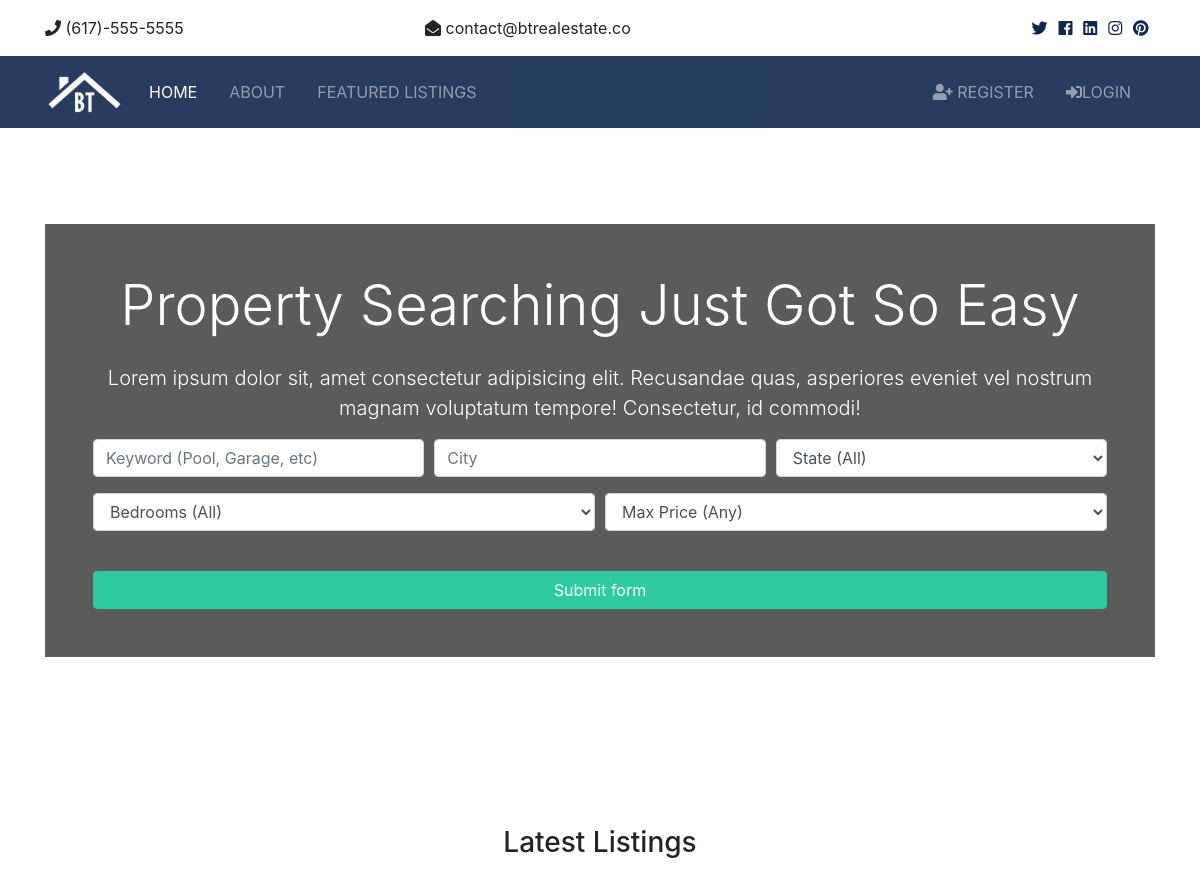
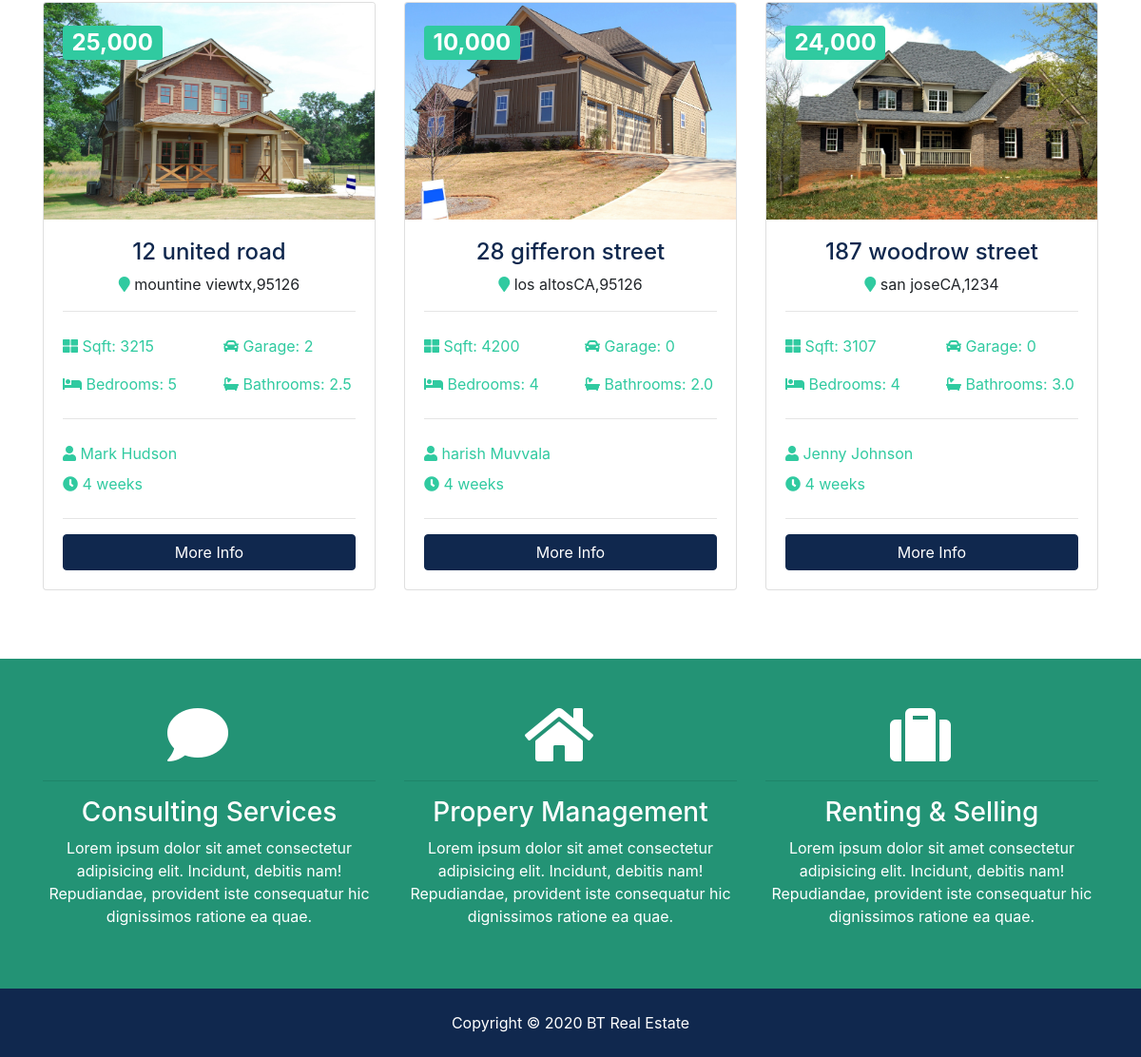
The page / on the database its author committed (2 pictures, top to bottom).
### listings/models.py (models this page shows, shortened)
class Listings(models.Model):
    realtor=models.ForeignKey(Realtor,on_delete=models.DO_NOTHING)
    title=models.CharField(max_length=200)
    city=models.CharField(max_length=100)
    state=models.CharField(max_length=50)
    zipcode=models.CharField(max_length=10)
    description=models.TextField()
    bedrooms=models.IntegerField()
    bathrooms=models.DecimalField(max_digits=2,decimal_places=1)
    garage=models.IntegerField(default=0)
    sqft=models.IntegerField()
    lot_size=models.DecimalField(max_digits=5,decimal_places=2)
    price=models.IntegerField(default=False)
    is_published=models.BooleanField(default=True)
    list_date=models.DateTimeField(default=datetime.now)
    photo_main=models.ImageField(upload_to='photos/%y/%m/%d')
    photo_1 = models.ImageField(upload_to='photos/%y/%m/%d',blank=True)
    photo_2 = models.ImageField(upload_to='photos/%y/%m/%d',blank=True)
    photo_3 = models.ImageField(upload_to='photos/%y/%m/%d',blank=True)
    photo_4 = models.ImageField(upload_to='photos/%y/%m/%d',blank=True)
    photo_5=models.ImageField(upload_to='photos/%y/%m/%d',blank=True)
    photo_6 = models.ImageField(upload_to='photos/%y/%m/%d',blank=True)

### realtors/models.py (models this page shows)
class Realtor(models.Model):
    name=models.CharField(max_length=200)
    photo=models.ImageField(upload_to='photos/%y/%m/%d')
    discription=models.TextField()
    email=models.EmailField()
    phone=models.CharField(max_length=15)
    is_mvp=models.BooleanField(default=False)
    hire_date=models.DateTimeField(default=datetime.now)
    def __str__(self):
        return self.name

### pages/views.py (the view)
# urls.py: path('', views.home,name='home'),
def home(request):
    listings=Listings.objects.all().order_by('-list_date')[:3]
    context={'listings':listings,
             "state_choices":state_choices,
             "bedroom_choices":bedroom_choices,
             "price_choice":price_choice
             }
    return render(request,'pages/home.html',context)

### templates/pages/home.html (shortened to what this page needs)
{% extends 'pages/base.html' %}
{% load static %}
{% load humanize %}
{% block content%}
  <section id="showcase">
    <div class="container text-center">
      <div class="home-search p-5">
        <div class="overlay p-5">
          <h1 class="display-4 mb-4">
            Property Searching Just Got So Easy
          </h1>
          <p class="lead">Lorem ipsum dolor sit, amet consectetur adipisicing elit. Recusandae quas, asperiores eveniet vel nostrum magnam
            voluptatum tempore! Consectetur, id commodi!</p>
          <div class="search">
            <form action="{% url 'search'%}">
              <div class="form-row">
                <div class="col-md-4 mb-3">
                  <input type="text" name="keywords" class="form-control" placeholder="Keyword (Pool, Garage, etc)">
                </div>
                <div class="col-md-4 mb-3">
                  <input type="text" name="city" class="form-control" placeholder="City">
                </div>
                <div class="col-md-4 mb-3">
                  <select name="state" class="form-control">
                    <option selected="true" disabled="disabled">State (All)</option>
                  </select>
                </div>
              </div>
              <div class="form-row">
                <div class="col-md-6 mb-3">
                  <select name="bedrooms" class="form-control">
                    <option selected="true" disabled="disabled">Bedrooms (All)</option>
                  </select>
                </div>
                    <div class="col-md-6 mb-3">
                      <select name="price" class="form-control" id="type">
                        <option selected="true" disabled="disabled">Max Price (Any)</option>
                      </select>
                    </div>
                </div>
              <button class="btn btn-secondary btn-block mt-4" type="submit">Submit form</button>
            </form>
          </div>
        </div>
      </div>
    </div>
  </section>
  <section id="listings" class="py-5">
    <div class="container">
      <h3 class="text-center mb-3">Latest Listings</h3>
      <div class="row">
        {% for listing in listings %}
        <div class="col-md-6 col-lg-4 mb-4">
          <div class="card listing-preview">
            <img class="card-img-top" src={{listing.photo_main.url}} alt="">
            <div class="card-img-overlay">
              <h2>
                <span class="badge badge-secondary text-white">{{listing.price|intcomma}}</span>
              </h2>
            </div>
            <div class="card-body">
              <div class="listing-heading text-center">
                <h4 class="text-primary">{{listing.title}}</h4>
                <p>
                  <i class="fas fa-map-marker text-secondary"></i> {{listing.city}}{{listing.state}},{{listing.zipcode}}</p>
              </div>
              <hr>
              <div class="row py-2 text-secondary">
                <div class="col-6">
                  <i class="fas fa-th-large"></i> Sqft: {{listing.sqft}}</div>
                <div class="col-6">
                  <i class="fas fa-car"></i> Garage: {{listing.garage}}</div>
              </div>
              <div class="row py-2 text-secondary">
                <div class="col-6">
                  <i class="fas fa-bed"></i> Bedrooms: {{listing.bedrooms}}</div>
                <div class="col-6">
                  <i class="fas fa-bath"></i> Bathrooms: {{listing.bathrooms}}</div>
              </div>
              <hr>
              <div class="row py-2 text-secondary">
                <div class="col-6">
                  <i class="fas fa-user"></i> {{listing.realtor}}</div>
              </div>
              <div class="row text-secondary pb-2">
                <div class="col-6">
                  <i class="fas fa-clock"></i> {{listing.list_date|timesince}}</div>
              </div>
              <hr>
              <a href="listings/{{listing.id}} "class="btn btn-primary btn-block">More Info</a>
            </div>
          </div>
        </div>
        {% endfor%}
      </div>
    </div>
  </section>
  <section id="services" class="py-5 bg-secondary text-white">
    <div class="container">
      <div class="row text-center">
        <div class="col-md-4">
          <i class="fas fa-comment fa-4x mr-4"></i>
          <hr>
          <h3>Consulting Services</h3>
          <p>Lorem ipsum dolor sit amet consectetur adipisicing elit. Incidunt, debitis nam! Repudiandae, provident iste consequatur
            hic dignissimos ratione ea quae.</p>
        </div>
        <div class="col-md-4">
          <i class="fas fa-home fa-4x mr-4"></i>
          <hr>
          <h3>Propery Management</h3>
          <p>Lorem ipsum dolor sit amet consectetur adipisicing elit. Incidunt, debitis nam! Repudiandae, provident iste consequatur
            hic dignissimos ratione ea quae.</p>
        </div>
        <div class="col-md-4">
          <i class="fas fa-suitcase fa-4x mr-4"></i>
          <hr>
          <h3>Renting & Selling</h3>
          <p>Lorem ipsum dolor sit amet consectetur adipisicing elit. Incidunt, debitis nam! Repudiandae, provident iste consequatur
            hic dignissimos ratione ea quae.</p>
        </div>
      </div>
    </div>
  </section>
{% endblock %}

### templates/pages/base.html (shortened to what this page needs)
<!DOCTYPE html>
{% load static %}
<html lang="en">
<head>
  <link rel="stylesheet"  href="{% static 'css/all.css' %}">
  <link rel="stylesheet" href="{% static 'css/bootstrap.css'%}">
  <link rel="stylesheet" href="{% static 'css/style.css'%}">
  <link rel="stylesheet" href="{% static 'css/lightbox.min.css'%}">
</head>
<body>
  <html lang="en">
  <section id="top-bar" class="p-3">
      <div class="container">
        <div class="row">
          <div class="col-md-4">
            <i class="fas fa-phone"></i> (617)-555-5555
          </div>
          <div class="col-md-4">
            <i class="fas fa-envelope-open"></i> contact@btrealestate.co
          </div>
          <div class="col-md-4">
            <div class="social text-right">
              <a href="#">
                <i class="fab fa-twitter"></i>
              </a>
              <a href="#">
                <i class="fab fa-facebook"></i>
              </a>
              <a href="#">
                <i class="fab fa-linkedin"></i>
              </a>
              <a href="#">
                <i class="fab fa-instagram"></i>
              </a>
              <a href="#">
                <i class="fab fa-pinterest"></i>
              </a>
            </div>
          </div>
        </div>
      </div>
    </section>
  <nav class="navbar navbar-expand-lg navbar-dark bg-primary sticky-top">
      <div class="container">
        <a class="navbar-brand" href="{% url 'home'%}">
          <img src="{% static '/img/logo.png' %}" class="logo" alt="">
        </a>
        <div class="collapse navbar-collapse" id="navbarNavAltMarkup">
          <ul class="navbar-nav">
                <li {%if '/' == request.path %} class="nav-item active mr-3" {%else%} class="nav-item mr-3" {% endif %}>
                  <a class="nav-link" href="{% url 'home' %}">Home</a>
                </li>
                <li {%if 'about' in request.path %} class="nav-item active mr-3" {%else%} class="nav-item mr-3" {% endif%} >
                  <a class="nav-link" href="{% url 'about'%}">About</a>
                </li>
                <li {%if 'listings' in request.path %} class="nav-item active mr-3"  {%else%} class="nav-item mr-3" {% endif %} >
                  <a class="nav-link" href="{% url 'listings' %}">Featured Listings</a>
                </li>
          </ul>
                <ul class="navbar-nav ml-auto">
                      {% if user.is_authenticated %}
                        <li {% if 'dashboard' in request.path %} class="nav-item active mr-3"{%else%} class="nav-item mr-3"{%endif%}>
                          <a class="nav-link" href="{% url 'dashboard' %}">
                            <i class="fas fa-user-plus"></i> Dashboard</a>
                        </li>
                        <li {% if 'signout' in request.path %} class="nav-item active mr-3"{%else%} class="nav-item mr-3"{%endif%}>
                        <form action="{% url 'signout'%}" method="POST">
                            {% csrf_token %}
                            <input type="submit" value="signout" class="btn btn-secondary btn-block"></form>
                         </li>
                        {%else%}
                          <li {% if 'register' in request.path %} class="nav-item active mr-3"{%else%} class="nav-item mr-3"{%endif%}>
                              <a class="nav-link" href="{%url 'register'%}">
                              <i class="fas fa-user-plus"></i> Register</a>
                          </li>
                          <li {% if 'signin' in request.path %} class="nav-item active mr-3"{%else%} class="nav-item mr-3"{%endif%}>
                            <a class="nav-link" href="{%url  'signin'%}">
                              <i class="fas fa-sign-in-alt"></i>Login</a>
                          </li>
                      {% endif %}
                </ul>
        </div>
      </div>
    </nav>
  {% block content %}{% endblock %}
  <footer id="main-footer" class="py-4 bg-primary text-white text-center">
    Copyright &copy;
    <span class="year"></span> BT Real Estate
  </footer>
  </body>
</html>

### st/static/css/all.css (style rules this page uses)
.fa, .fas, .far, .fal, .fab { -moz-osx-font-smoothing: grayscale; -webkit-font-smoothing: antialiased; display: inline-block; font-style: normal; font-variant: normal; text-rendering: auto; line-height: 1; }
.fa-4x { font-size: 4em; }
.fa-bath:before { content: "\f2cd"; }
.fa-bed:before { content: "\f236"; }
.fa-car:before { content: "\f1b9"; }
.fa-clock:before { content: "\f017"; }
.fa-comment:before { content: "\f075"; }
.fa-envelope-open:before { content: "\f2b6"; }
.fa-facebook:before { content: "\f09a"; }
.fa-home:before { content: "\f015"; }
.fa-instagram:before { content: "\f16d"; }
.fa-linkedin:before { content: "\f08c"; }
.fa-map-marker:before { content: "\f041"; }
.fa-phone:before { content: "\f095"; }
.fa-pinterest:before { content: "\f0d2"; }
.fa-sign-in-alt:before { content: "\f2f6"; }
.fa-suitcase:before { content: "\f0f2"; }
.fa-th-large:before { content: "\f009"; }
.fa-twitter:before { content: "\f099"; }
.fa-user:before { content: "\f007"; }
.fa-user-plus:before { content: "\f234"; }
.fab { font-family: 'Font Awesome 5 Brands'; }
.fa, .fas { font-family: 'Font Awesome 5 Free'; font-weight: 900; }

### st/static/css/style.css (style rules this page uses)
.btn-secondary { color: #fff !important; }
img { width: 100%; }
.logo { width: 80px; }
.navbar { opacity: 0.9; text-transform: uppercase; }
.social a { margin-right: 0.4rem; }
#showcase { background: url(../img/showcase.jpg) no-repeat top center fixed/cover; position: relative; min-height: 650px; color: #fff; padding-top: 6rem; }
#showcase .home-search { min-height: 400px; position: relative; border-radius: 5px; }
#showcase .overlay { content: ''; position: absolute; top: 0; left: 0; min-height: 400px; width: 100%; background: rgba(51, 51, 51, 0.8); }
#services { background: url(../img/building.jpg) no-repeat top center fixed/cover; min-height: 300px; position: relative; overflow: hidden; }
#services::before { content: ''; position: absolute; top: 0; left: 0; min-height: 100%; width: 100%; background: rgba(32, 134, 107, 0.8); }
.listing-preview a { position: relative; }

### rows shown on the page
Listings: photo_main (picture), price "25,000", title "12 united road", city "mountine view", state "tx", zipcode "95126", sqft "3215", garage "2", bedrooms "5", bathrooms "2.5", realtor "Mark Hudson", list_date "4 weeks"
Listings: photo_main (picture), price "10,000", title "28 gifferon street", city "los altos", state "CA", zipcode "95126", sqft "4200", garage "0", bedrooms "4", bathrooms "2.0", realtor "harish Muvvala", list_date "4 weeks"
Listings: photo_main (picture), price "24,000", title "187 woodrow street", city "san jose", state "CA", zipcode "1234", sqft "3107", garage "0", bedrooms "4", bathrooms "3.0", realtor "Jenny Johnson", list_date "4 weeks"
